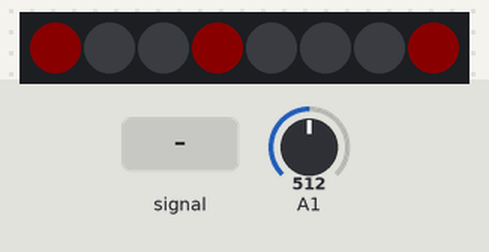
Bench run of a sketch on a simulated ATtiny85, built with avr-gcc and run on an emulated ATtiny85. Parts: 8 RGB LEDs in strip order, left to right. Inputs (shaded band) come from the test bench; at power-on: A1 = 512. Dim RGB values are drawn brighter than linear.

Above: at 1.2 s.
1.3 s: A1 fed a 200 Hz sine of ±460 counts around its level
At 2.07 s:
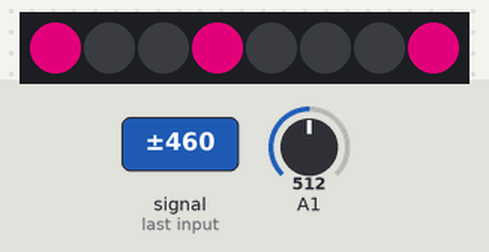
4.3 s: A1 set to 497
At 5.0 s:
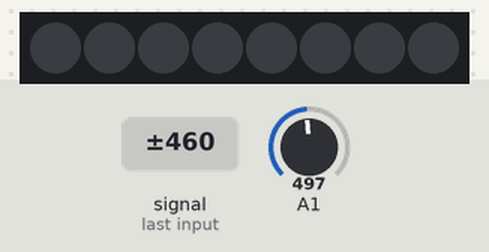
6.0 s: A1 set to 900
At 6.15 s:
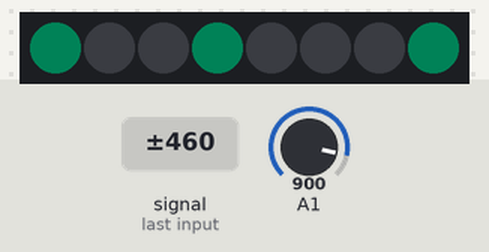
8.4 s: A1 set to 776
11.4 s: A1 set to 755
At 12.23 s:
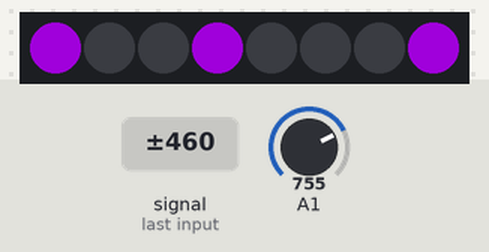
12.9 s: A1 fed a 1000 Hz sine of ±255 counts around its level
At 13.58 s:
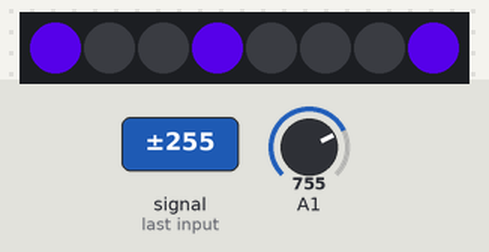
Timing chart, 0 to 15.4 s (numbered marks = the images above; inputs shaded):
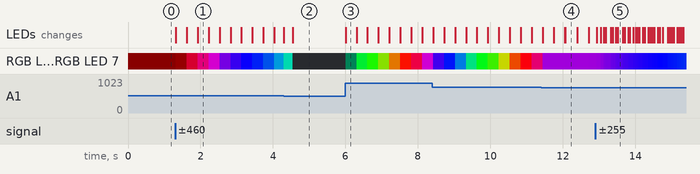

Measured:
- the behaviour switches between 512 and 511 on A1 (found by bisection; images 1 and 2)
- the behaviour switches between 769 and 768 on A1 (found by bisection; images 3 and 4)
- after the input at 1.3 s, RGB LED 0, RGB LED 3, RGB LED 7: RGB(10, 0, 0) → RGB(20, 0, 0) at once, → RGB(131, 0, 28) 0.30 s later, → RGB(164, 0, 89) 0.30 s later, → RGB(128, 0, 125) 0.30 s later, … (11 changes in this stretch); the LEDs: first change at once (image 1 shows a later state)
- after the input at 4.3 s, the LEDs: change after 0.25 s (image 2)
- after the input at 6.0 s, RGB LED 0, RGB LED 3, RGB LED 7: off → RGB(0, 6, 4) at once, → RGB(0, 197, 41) 0.30 s later, → RGB(24, 231, 0) 0.30 s later, → RGB(96, 159, 0) 0.30 s later, … (8 changes in this stretch); the LEDs: change at once (image 3)

The sketch:

shaky_color.ino
```cpp
#include <Adafruit_NeoPixel.h>
#ifdef __AVR_ATtiny85__ // Trinket, Gemma, etc.
#include <avr/power.h>
#endif

#define PIXEL_PIN 0
#define ACCEL_PIN 1

#define RED_HUE 85
#define GREEN_HUE 0
#define BLUE_HUE 170

//average the accelerometer over this many readings to reduce noise
#define ACCEL_SAMPLES 10

#define NUM_PIXELS 8
#define NUM_ACTIVE_PIXELS 3
//using an 8 pixels board for space, but not all of the pixels for power savings
const int activePixels[] = {0, 3, 7};

//uncomment these next two lines if the LEDs are 3 contiguous pixels
//#define NUM_PIXELS 3
//const int activePixels[] = {0, 1, 2};


#define SHAKE_THRESHOLD 256
#define SHAKE_COUNT_THRESHOLD 3
//in order to change color, you have to shake SHAKE_COUNT_THRESHOLD times
int shakeCount = 0;

//start with red
int currentHue = RED_HUE;
#define HUE_INCREMENT 1

#define BRIGHTNESS_INCREMENT 10
#define BRIGHTNESS_DECREMENT 0.01
#define MIN_BRIGHTNESS 10
#define MAX_BRIGHTNESS 255
//start at min brightness
float currentBrightness = MIN_BRIGHTNESS;

Adafruit_NeoPixel pixels = Adafruit_NeoPixel(NUM_PIXELS, PIXEL_PIN, NEO_GRB + NEO_KHZ800);

unsigned long upsideDownStartTime = 0;
#define UPSIDE_DOWN_TIME_THRESHOLD 250
//if we're upside down for more than this time, do something
#define UPSIDE_DOWN_MODE_CHANGE_TIME_THRESHOLD 2000
//if we're upside down for more than this time, change modes

void setup() {
  pixels.begin();
  setStripHue(currentHue);
  pixels.setBrightness(currentBrightness);
  pixels.show();
}

/* test firefly effect
void firefly() {
  pixels.setBrightness(255);
  int pixel = random(0, NUM_PIXELS);
  for (int i = 0; i < NUM_PIXELS; i++) {
    uint32_t color = 0;
    if (i == pixel) {
      color = Wheel(BLUE_HUE);
    }
    pixels.setPixelColor(i, color);
  }
  pixels.show();
  delay(500);
}
*/

void loop() {
  int accel = readAccelerometer();

  if (abs(accel) > SHAKE_THRESHOLD) {
    shakeCount++;
    if (shakeCount > SHAKE_COUNT_THRESHOLD) {
      shakeCount = 0;

      currentHue += HUE_INCREMENT;
      if (currentHue > 255) {
        currentHue -= 255;
      }

      //when we shake, make it brighter
      currentBrightness += BRIGHTNESS_INCREMENT;
    }
  }
  else {
    //when there's no shake, make it darker
    currentBrightness -= BRIGHTNESS_DECREMENT;
  }

  currentBrightness = constrain(currentBrightness, MIN_BRIGHTNESS, MAX_BRIGHTNESS);

  if (accel < 0) {
    //we're upside down
    unsigned long now = millis();
    if (upsideDownStartTime == 0) {
      upsideDownStartTime = now;
    } else if (now - upsideDownStartTime > UPSIDE_DOWN_TIME_THRESHOLD) {
      //when upside down, "hide" by turning off the lights
      currentBrightness = 0;
    }
  } else {
    upsideDownStartTime = 0;
  }

  setStripHue(currentHue);
  pixels.setBrightness((byte)currentBrightness);
  pixels.show();
}

int readAccelerometer() {
  long reading = 0;
  analogRead(ACCEL_PIN);
  delay(1);
  for (int i = 0; i < ACCEL_SAMPLES; i++)
  {
    reading += analogRead(ACCEL_PIN);
  }
  int accel = reading/ACCEL_SAMPLES;
  //accel is between 0 and 1023
  //512 is (approx) the zero point (no shaking)
  accel -= 512;

  return accel;
}

void setStripHue(byte hue) {
  for (int i = 0; i < NUM_ACTIVE_PIXELS; i++) {
    int p = activePixels[i];
    pixels.setPixelColor(p, Wheel(hue));
  }
}

// Input a value 0 to 255 to get a color value.
// The colours are a transition r - g - b - back to r.
uint32_t Wheel(byte WheelPos) {
  if(WheelPos < 85) {
    return pixels.Color(WheelPos * 3, 255 - WheelPos * 3, 0);
  }
  else if(WheelPos < 170) {
    WheelPos -= 85;
    return pixels.Color(255 - WheelPos * 3, 0, WheelPos * 3);
  }
  else {
    WheelPos -= 170;
    return pixels.Color(0, WheelPos * 3, 255 - WheelPos * 3);
  }
}
```
